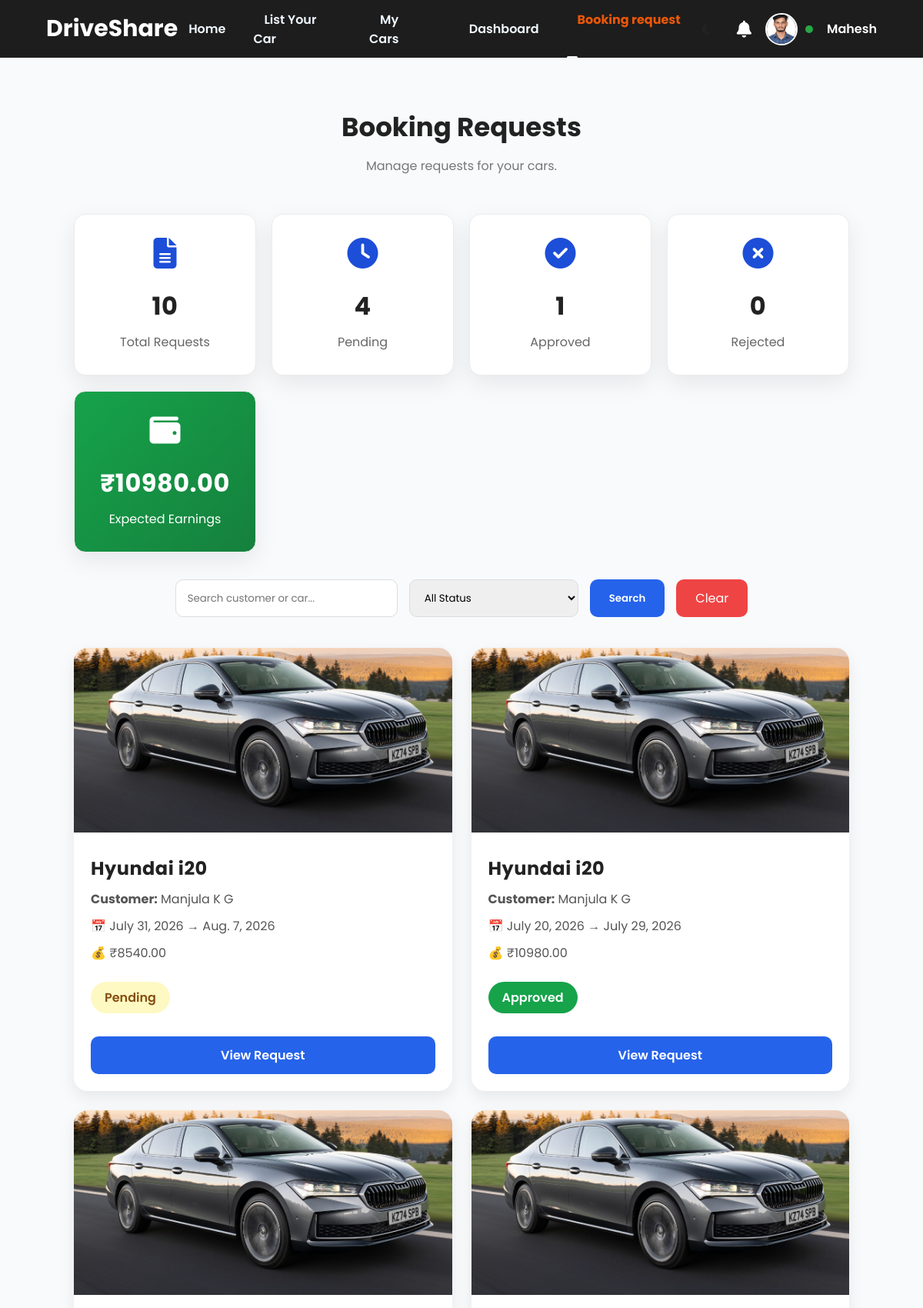
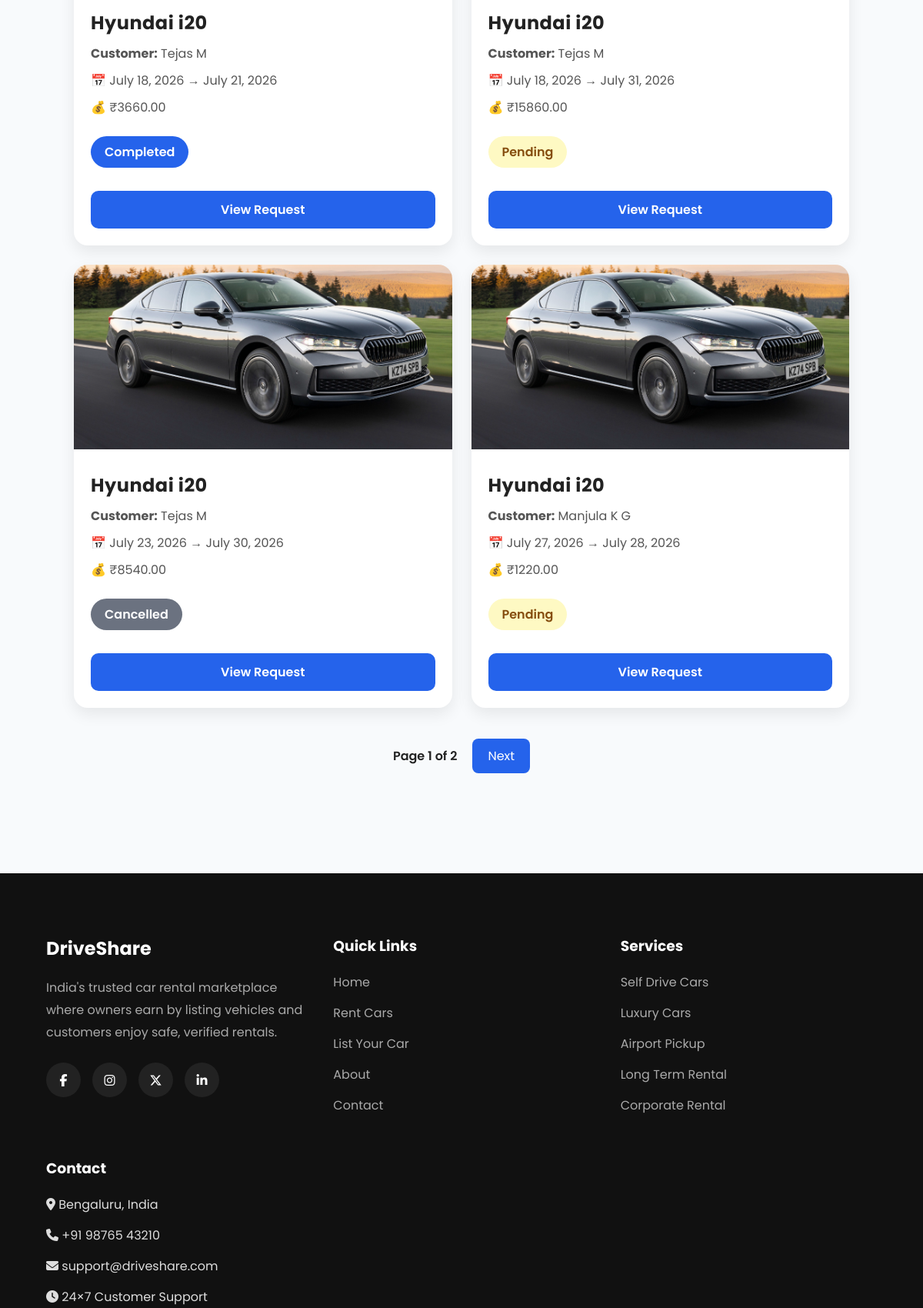
The app's page /bookings/owner-bookings/ (signed in, upper part) with its own data (2 pictures, top to bottom).
### accounts/models.py (models this page shows, shortened)
class CustomUser(AbstractUser):
    USER_TYPES = (
        ('customer', 'Customer'),
        ('owner', 'Car Owner'),
        ('admin', 'Admin'),
    )
    user_type = models.CharField(
        max_length=20,
        choices=USER_TYPES,
        default='customer'
    )
    phone_number = models.CharField(
        max_length=15,
        blank=True
    )
    profile_picture = models.ImageField(
        upload_to='profile_pictures/',
        blank=True,
        null=True
    )

### bookings/models.py (models this page shows, shortened)
class Booking(models.Model):
    STATUS_CHOICES = (
        ("Pending", "Pending"),
        ("Approved", "Approved"),
        ("Rejected", "Rejected"),
        ("Cancelled", "Cancelled"),
        ("Completed", "Completed"),
    )
    customer = models.ForeignKey(
        CustomUser,
        on_delete=models.CASCADE,
        related_name="customer_bookings"
    )
    car = models.ForeignKey(
        Car,
        on_delete=models.CASCADE,
        related_name="bookings"
    )
    start_date = models.DateField()
    end_date = models.DateField()
    total_days = models.PositiveIntegerField()
    total_amount = models.DecimalField(
        max_digits=10,
        decimal_places=2
    )
    booking_status = models.CharField(
        max_length=20,
        choices=STATUS_CHOICES,
        default="Pending"
    )
    customer_message = models.TextField(
        blank=True
    )
    owner_message = models.TextField(
        blank=True
    )
    booked_at = models.DateTimeField(
        auto_now_add=True
    )
    updated_at = models.DateTimeField(
        auto_now=True
    )
    approved_at = models.DateTimeField(
    null=True,
    blank=True
)
    completed_at = models.DateTimeField(
    null=True,
    blank=True
)

### cars/models.py (models this page shows, shortened)
class Car(models.Model):
    FUEL_TYPES = [
        ("Petrol", "Petrol"),
        ("Diesel", "Diesel"),
        ("Electric", "Electric"),
        ("Hybrid", "Hybrid"),
        ("CNG", "CNG"),
    ]
    TRANSMISSION_TYPES = [
        ("Manual", "Manual"),
        ("Automatic", "Automatic"),
    ]
    STATUS_CHOICES = [
        ("Pending", "Pending"),
        ("Approved", "Approved"),
        ("Rejected", "Rejected"),
    ]
    owner = models.ForeignKey(
        CustomUser,
        on_delete=models.CASCADE,
        related_name="cars"
    )
    title = models.CharField(max_length=150)
    brand = models.CharField(max_length=100)
    model = models.CharField(max_length=100)
    year = models.PositiveIntegerField()
    color = models.CharField(max_length=50)
    seats = models.PositiveIntegerField()
    fuel_type = models.CharField(
        max_length=20,
        choices=FUEL_TYPES
    )
    transmission = models.CharField(
        max_length=20,
        choices=TRANSMISSION_TYPES
    )
    price_per_day = models.DecimalField(
        max_digits=10,
        decimal_places=2
    )
    city = models.CharField(max_length=100)
    description = models.TextField()
    is_available = models.BooleanField(default=True)
    approval_status = models.CharField(
        max_length=20,
        choices=STATUS_CHOICES,
        default="Pending"
    )
    rejection_reason = models.TextField(
    blank=True,
    null=True
)
    created_at = models.DateTimeField(auto_now_add=True)
    updated_at = models.DateTimeField(auto_now=True)

class CarImage(models.Model):
    car = models.ForeignKey(
        Car,
        on_delete=models.CASCADE,
        related_name="images"
    )
    image = models.ImageField(
        upload_to="car_images/"
    )
    is_primary = models.BooleanField(
        default=False
    )
    uploaded_at = models.DateTimeField(
        auto_now_add=True
    )

### bookings/views.py (the view, shortened to what this page needs)
@login_required
@owner_required
def owner_bookings(request):
    bookings = Booking.objects.filter(
        car__owner=request.user
    ).select_related(
        "customer",
        "car"
    ).order_by("-booked_at")
    search = request.GET.get("search")
    status = request.GET.get("status")
    if status:
        bookings = bookings.filter(
            booking_status=status
        )
    paginator = Paginator(bookings, 6)
    page = request.GET.get("page")
    bookings = paginator.get_page(page)
    total_bookings = Booking.objects.filter(
    car__owner=request.user
).count()
    pending_bookings = Booking.objects.filter(
    car__owner=request.user,
    booking_status="Pending"
).count()
    approved_bookings = Booking.objects.filter(
    car__owner=request.user,
    booking_status="Approved"
).count()
    rejected_bookings = Booking.objects.filter(
    car__owner=request.user,
    booking_status="Rejected"
).count()
    approved_amount = Booking.objects.filter(
    car__owner=request.user,
    booking_status="Approved"
)
    expected_earnings = sum(
    booking.total_amount
    for booking in approved_amount
)
    return render(
    request,
    "bookings/owner_bookings.html",
    {
        "bookings": bookings,
        "search": search,
        "status": status,
        "total_bookings": total_bookings,
        "pending_bookings": pending_bookings,
        "approved_bookings": approved_bookings,
        "rejected_bookings": rejected_bookings,
        "expected_earnings": expected_earnings,
    }
)

### templates/bookings/owner_bookings.html (shortened to what this page needs)
{% extends "base.html" %}
{% load static %}
{% block content %}
<section class="my-bookings">
    <div class="page-header">
        <h1>Booking Requests</h1>
        <p>Manage requests for your cars.</p>
    </div>
    <div class="analytics-grid">
        <div class="analytics-card">
            <i class="fas fa-file-alt"></i>
            <h2>{{ total_bookings }}</h2>
            <p>Total Requests</p>
        </div>
        <div class="analytics-card">
            <i class="fas fa-clock"></i>
            <h2>{{ pending_bookings }}</h2>
            <p>Pending</p>
        </div>
        <div class="analytics-card">
            <i class="fas fa-check-circle"></i>
            <h2>{{ approved_bookings }}</h2>
            <p>Approved</p>
        </div>
        <div class="analytics-card">
            <i class="fas fa-times-circle"></i>
            <h2>{{ rejected_bookings }}</h2>
            <p>Rejected</p>
        </div>
        <div class="analytics-card earnings">
            <i class="fas fa-wallet"></i>
            <h2>₹{{ expected_earnings }}</h2>
            <p>Expected Earnings</p>
        </div>
    </div>
    <div class="booking-filter">
        <form method="GET">
            <input
                type="text"
                name="search"
                placeholder="Search customer or car..."
                value="{{ search|default:'' }}"
            >
            <select name="status">
                <option value="">All Status</option>
            </select>
            <button type="submit">
                Search
            </button>
            <a href="{% url 'owner_bookings' %}" class="clear-filter">
                Clear
            </a>
        </form>
    </div>
    {% if bookings %}
    <div class="booking-grid">
        {% for booking in bookings %}
        <div class="booking-card">
            {% if booking.car.images.first %}
                <img src="{{ booking.car.images.first.image.url }}" alt="{{ booking.car.title }}">
            {% else %}
                <img src="{% static 'images/default-car.jpg' %}" alt="No Image">
            {% endif %}
            <div class="booking-info">
                <h2>{{ booking.car.title }}</h2>
                <p>
                    <strong>Customer:</strong>
                    {{ booking.customer.get_full_name|default:booking.customer.username }}
                </p>
                <p>
                    📅 {{ booking.start_date }} → {{ booking.end_date }}
                </p>
                <p>
                    💰 ₹{{ booking.total_amount }}
                </p>
                <span class="status
                {% if booking.booking_status == 'Approved' %}
                    approved
                {% elif booking.booking_status == 'Pending' %}
                    pending
                {% elif booking.booking_status == 'Rejected' %}
                    rejected
                {% elif booking.booking_status == 'Cancelled' %}
                    cancelled
                {% else %}
                    completed
                {% endif %}
                ">
                    {{ booking.booking_status }}
                </span>
                <div class="booking-actions">
                    <a href="{% url 'owner_booking_details' booking.id %}" class="view-btn">
                        View Request
                    </a>
                </div>
            </div>
        </div>
        {% endfor %}
    </div>
    <div class="pagination">
        <span>
            Page {{ bookings.number }} of {{ bookings.paginator.num_pages }}
        </span>
        {% if bookings.has_next %}
            <a href="?page={{ bookings.next_page_number }}&search={{ search }}&status={{ status }}">
                Next
            </a>
        {% endif %}
    </div>
    {% else %}
    <div class="empty-booking">
        <h2>No booking requests yet.</h2>
    </div>
    {% endif %}
</section>
{% endblock %}

### templates/navbar.html (shortened to what this page needs)
<nav class="navbar">
    <div class="logo">
        <a href="/">DriveShare</a>
    </div>
    <ul class="nav-links">
    <li>
    <a href="/"
       class="{% if request.path == '/' %}active{% endif %}">
        Home
    </a>
</li>
    {% if user.is_authenticated %}
        {% if user.user_type == "customer" %}
            <li>
    <a href="{% url 'browse_cars' %}"
       class="{% if '/cars/' in request.path %}active{% endif %}">
        Rent Cars
    </a>
</li>
<li>
    <a href="{% url 'my_bookings' %}"
       class="{% if '/bookings/' in request.path %}active{% endif %}">
        My Bookings
    </a>
</li>
<li>
    <a href="{% url 'customer_dashboard' %}"
       class="{% if request.path == '/dashboard/customer/' %}active{% endif %}">
        Dashboard
    </a>
</li>
<li>
    <a href="{% url 'wishlist' %}" class="{% if request.path == '/cars/wishlist/' %}active{% endif %}">
        <i class="fas fa-heart"></i>
        Wishlist
{% if user.is_authenticated and user.user_type == "customer" %}
<span class="wishlist-count">
{{ user.wishlist_items.count }}
</span>
{% endif %}
    </a>
</li>
        {% elif user.user_type == "owner" %}
            <li>
    <a href="{% url 'add_car' %}"
       class="{% if '/cars/add/' in request.path %}active{% endif %}">
        List Your Car
    </a>
</li>
<li>
    <a href="{% url 'my_cars' %}"
       class="{% if '/cars/my/' in request.path %}active{% endif %}">
        My Cars
    </a>
</li>
<li>
    <a href="{% url 'owner_dashboard' %}"
       class="{% if request.path == '/dashboard/owner/' %}active{% endif %}">
        Dashboard
    </a>
</li>
<li>
    <a href="{% url 'owner_bookings' %}"
       class="{% if request.path == '/bookings/owner-bookings/' %}active{% endif %}">
        Booking request
    </a>
</li>
        {% endif %}
    {% else %}
        <li><a href="{% url 'browse_cars' %}">Rent Car</a></li>
        <li><a href="{% url 'signup' %}">List Your Car</a></li>
        <li><a href="{% url 'about' %}">About</a></li>
        <li><a href="{% url 'contact' %}">Contact</a></li>
    {% endif %}
</ul>
   <div class="auth-buttons">
{% if user.is_authenticated %}
    <div class="theme-toggle" id="themeToggle">
        <i class="fas fa-moon"></i>
    </div>
    <div class="notification-icon">
        <a href="{% url 'notifications' %}">
            <i class="fas fa-bell"></i>
        </a>
    </div>
    <div class="user-profile" id="userProfile">
        {% if user.profile_picture %}
            <img src="{{ user.profile_picture.url }}" class="nav-profile-img">
        {% else %}
            {% load static %}
        {% endif %}
        {% if user.user_type == "customer" %}
            {% if user.customer_profile.verification_status == "Approved" %}
                <span class="status-dot approved"></span>
            {% elif user.customer_profile.verification_status == "Pending" %}
                <span class="status-dot pending"></span>
            {% else %}
                <span class="status-dot rejected"></span>
            {% endif %}
        {% elif user.user_type == "owner" %}
            {% if user.owner_profile.verification_status == "Approved" %}
                <span class="status-dot approved"></span>
            {% elif user.owner_profile.verification_status == "Pending" %}
                <span class="status-dot pending"></span>
            {% else %}
                <span class="status-dot rejected"></span>
            {% endif %}
        {% endif %}
        <span class="user-name">
            {{ user.first_name }}
        </span>
    </div>
{% endif %}
</div>
</nav>

### records on screen
CustomUser: profile_picture (picture), first_name "Mahesh"
Booking: car.images.first.image (picture), car "Hyundai i20", customer.get_full_name "Manjula K G", start_date "July 31, 2026", end_date "Aug. 7, 2026", total_amount "8540.00", booking_status "Pending"
Booking: car.images.first.image (picture), car "Hyundai i20", customer.get_full_name "Manjula K G", start_date "July 20, 2026", end_date "July 29, 2026", total_amount "10980.00", booking_status "Approved"
Booking: car.images.first.image (picture), car "Hyundai i20", customer.get_full_name "Tejas M", start_date "July 18, 2026", end_date "July 21, 2026", total_amount "3660.00", booking_status "Completed"
Booking: car.images.first.image (picture), car "Hyundai i20", customer.get_full_name "Tejas M", start_date "July 18, 2026", end_date "July 31, 2026", total_amount "15860.00", booking_status "Pending"
Booking: car.images.first.image (picture), car "Hyundai i20", customer.get_full_name "Tejas M", start_date "July 23, 2026", end_date "July 30, 2026", total_amount "8540.00", booking_status "Cancelled"
Booking: car.images.first.image (picture), car "Hyundai i20", customer.get_full_name "Manjula K G", start_date "July 27, 2026", end_date "July 28, 2026", total_amount "1220.00", booking_status "Pending"

### other values on screen
{{ total_bookings }} "10"
{{ pending_bookings }} "4"
{{ approved_bookings }} "1"
{{ rejected_bookings }} "0"
{{ expected_earnings }} "10980.00"
{{ bookings.number }} "1"
{{ bookings.paginator.num_pages }} "2"
